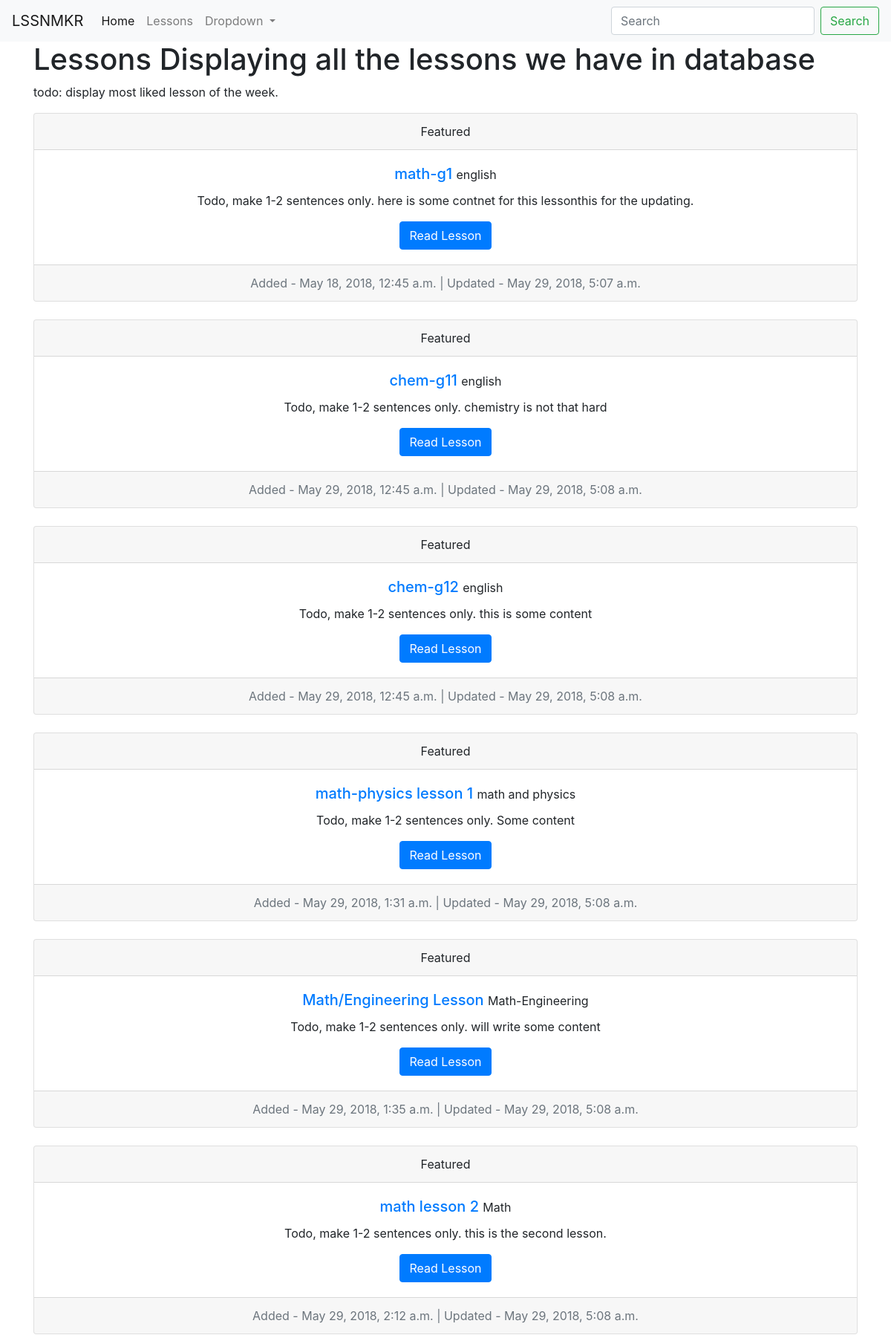
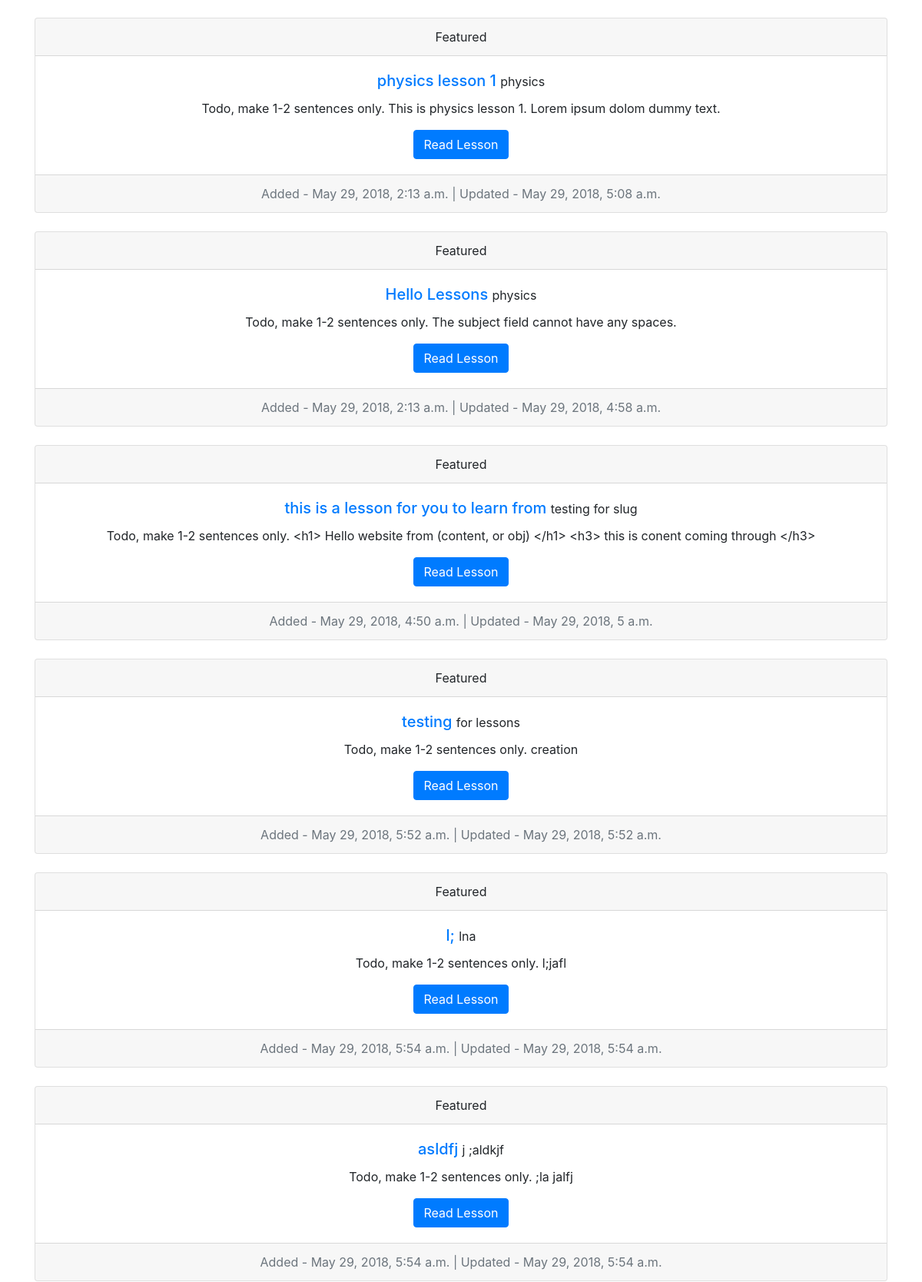
Screenshot of /lessons/ (upper part) with the database file from the repository (2 pictures, top to bottom).
### Lesson/models.py (models this page shows, shortened)
class LessonPlan(models.Model):
    lesson_name = models.CharField(max_length=100, unique=True)
    subtitle = models.CharField(max_length=200, unique=False, blank=True, null=True)
    content = models.TextField()
    is_draft = models.BooleanField(default=True)
    subject = models.CharField(max_length=100, default="physics")
    timestamp = models.DateTimeField(auto_now_add=True)
    updated = models.DateTimeField(auto_now=True)
    slug = models.SlugField(unique=True, null=True, blank=True)
    class Meta:
        pass

### Lesson/views.py (the view)
# urls.py: url(r'^lessons/$', LessonListView.as_view(), name="lessons-list"),
class LessonListView(ListView):
    model = LessonPlan
    queryset = LessonPlan.objects.all()

### Lesson/templates/Lesson/lessonplan_list.html (shortened to what this page needs)
{% extends 'base.html' %}
{% block content %}
<h1>Lessons <span>Displaying all the lessons we have in database</span></h1>
<p>
   todo: display most liked lesson of the week.
</p>
{% if object_list %}
   {% for obj in object_list %}
      {% if not obj.is_draft %}
         <div class="card text-center">
           <div class="card-header">
             Featured
           </div>
           <div class="card-body">
             <h5 class="card-title"> <a href="/lessons/{{ obj.slug }}"> {{ obj.lesson_name }}</a> <small>{{ obj.subject }}</small> </h5>
             <p class="card-text"> Todo, make 1-2 sentences only. {{ obj.content}}</p>
             <a href="/lessons/{{ obj.slug }}" class="btn btn-primary"> Read Lesson </a>
           </div>
           <div class="card-footer text-muted">
             Added - {{ obj.timestamp }} | Updated - {{ obj.updated }}
           </div>
         </div>
         <br />
      {% endif %}
   {% endfor %}
{% else %}
   <p>
      Todo: form for creating a lesson.
      <a href="#">Create your own lesson.</a>
   </p>
{% endif %}
{% endblock content %}

### rows the page displays
LessonPlan: lesson_name "math-g1", subject "english", content "here is some contnet for this lessonthis for the updating.", timestamp "May 18, 2018, 12:45 a.m.", updated "May 29, 2018, 5:07 a.m."
LessonPlan: lesson_name "chem-g11", subject "english", content "chemistry is not that hard", timestamp "May 29, 2018, 12:45 a.m.", updated "May 29, 2018, 5:08 a.m."
LessonPlan: lesson_name "chem-g12", subject "english", content "this is some content", timestamp "May 29, 2018, 12:45 a.m.", updated "May 29, 2018, 5:08 a.m."
LessonPlan: lesson_name "math-physics lesson 1", subject "math and physics", content "Some content", timestamp "May 29, 2018, 1:31 a.m.", updated "May 29, 2018, 5:08 a.m."
LessonPlan: lesson_name "Math/Engineering Lesson", subject "Math-Engineering", content "will write some content", timestamp "May 29, 2018, 1:35 a.m.", updated "May 29, 2018, 5:08 a.m."
LessonPlan: lesson_name "math lesson 2", subject "Math", content "this is the second lesson.", timestamp "May 29, 2018, 2:12 a.m.", updated "May 29, 2018, 5:08 a.m."
LessonPlan: lesson_name "physics lesson 1", subject "physics", content "This is physics lesson 1. Lorem ipsum dolom dummy text.", timestamp "May 29, 2018, 2:13 a.m.", updated "May 29, 2018, 5:08 a.m."
LessonPlan: lesson_name "Hello Lessons", subject "physics", content "The subject field cannot have any spaces.", timestamp "May 29, 2018, 2:13 a.m.", updated "May 29, 2018, 4:58 a.m."
LessonPlan: lesson_name "this is a lesson for you to learn from", subject "testing for slug", content "<h1> Hello website from (content, or obj) </h1> <h3> this is conent coming through </h3>", timestamp "May 29, 2018, 4:50 a.m.", updated "May 29, 2018, 5 a.m."
LessonPlan: lesson_name "testing", subject "for lessons", content "creation", timestamp "May 29, 2018, 5:52 a.m.", updated "May 29, 2018, 5:52 a.m."
LessonPlan: lesson_name "l;", subject "lna", content "l;jafl", timestamp "May 29, 2018, 5:54 a.m.", updated "May 29, 2018, 5:54 a.m."
LessonPlan: lesson_name "asldfj", subject "j ;aldkjf", content ";la jalfj", timestamp "May 29, 2018, 5:54 a.m.", updated "May 29, 2018, 5:54 a.m."
